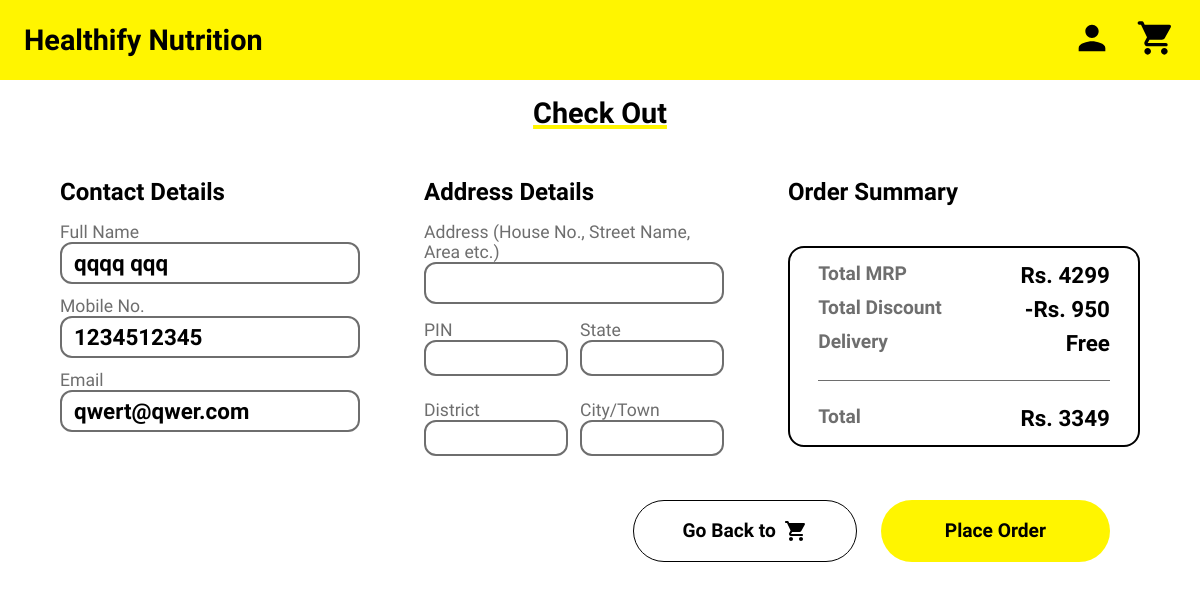
The page /checkout (signed in) on the database as committed earlier.
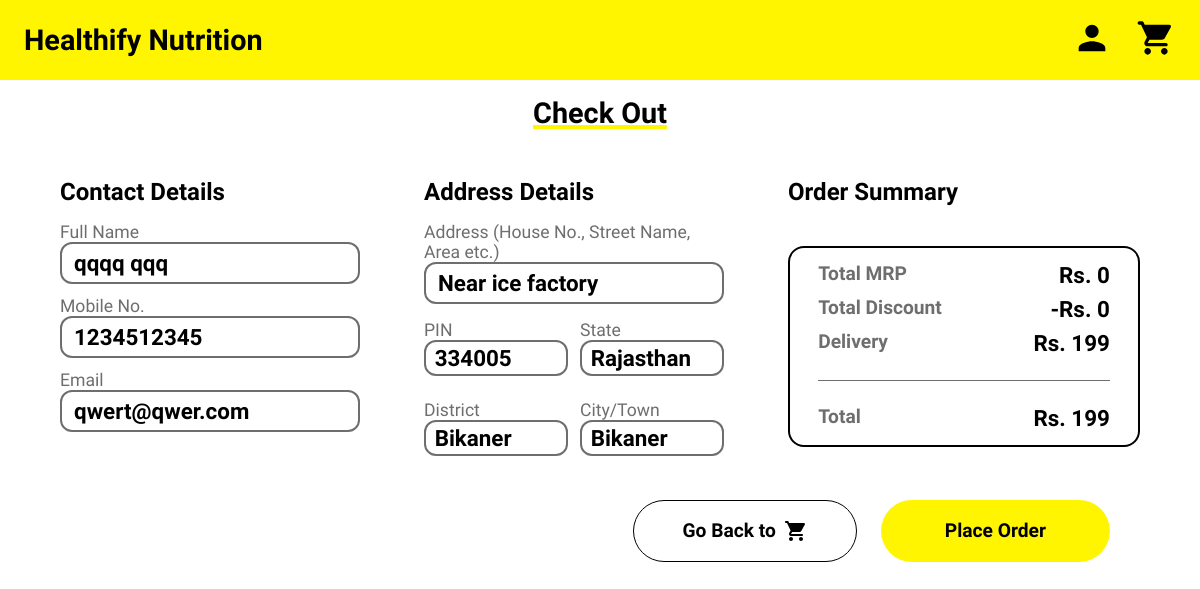
The same page on the database as committed later.
### store/models.py (models this page shows, shortened)
class Cart(models.Model):
    user = models.ForeignKey(Customer, on_delete=models.CASCADE)
    product = models.ForeignKey(Product, on_delete=models.CASCADE)
    qty = models.IntegerField(default=1)
    @staticmethod
    def get_cart_products(customer):
        return Cart.objects.filter(user = customer)

class Product(models.Model):
    prod_name = models.CharField(max_length=50)
    category = models.ForeignKey(Category, on_delete=models.CASCADE)
    brand = models.ForeignKey(Brand, on_delete=models.CASCADE)
    flavour = models.ForeignKey(Flavour, on_delete=models.CASCADE)
    qty = models.ForeignKey(Quantity, on_delete=models.CASCADE)
    mrp = models.PositiveSmallIntegerField()
    selling_price = models.PositiveSmallIntegerField()
    stock = models.PositiveSmallIntegerField()

class Address_Book(models.Model):
    user = models.ForeignKey(Customer, on_delete=models.CASCADE)
    address = models.CharField(max_length=200)
    pin = models.CharField(max_length=7)
    state = models.CharField(max_length=50)
    district = models.CharField(max_length=50)
    city = models.CharField(max_length=50)
    @staticmethod
    def is_address_exists(customerid):
        return Address_Book.objects.filter(user=customerid).exists( )
    @staticmethod
    def get_customer_address(customerid):
        return Address_Book.objects.filter(user=customerid).order_by('-id')[0]

### hfnutrition/views.py (the view, shortened to what this page needs)
# urls.py: path('checkout', CheckOut.as_view(), name="checkout"),
class CheckOut(View):
    @method_decorator(auth_middleware)
    def get(self, request):
        data = {
            'title': "Healthify Nutrition"
        }
        if request.session.get('customer_email') or request.session.get('customer_phone'):
            user_logged_in = True
        else:
            user_logged_in = False
        if user_logged_in:
            if request.session.get('customer_email'):
                customer_email = request.session['customer_email']
                customer = Customer.get_customer_by_contact(customer_email)
            elif request.session.get('customer_phone'):
                customer_phone = request.session['customer_phone']
                customer = Customer.get_customer_by_contact(customer_phone)
            data['customer'] = customer
            if Address_Book.is_address_exists(customer):
                data['address'] = Address_Book.get_customer_address(customer)
        if user_logged_in:
            data['cart_products'] = Cart.get_cart_products(customer)
        else:
            if request.session.get('cart'):
                session_cart = request.session.get('cart')
                cart_prod_ids=list(session_cart.keys())
                data['cart_products'] = Product.get_product_by_id(list(session_cart.keys()))
        return render(request, "checkout.html", data)

### store/models.py (called while the page is built)
    @staticmethod
    def get_customer_by_contact(email):
        if '@' in email:
            return Customer.objects.filter(email = email)[0]
        else:
            return Customer.objects.filter(phone = email)[0]

### store/templatetags/cart.py (called while the page is built)
@register.filter(name="total_cart_price_1")
def total_cart_price_1(cart):
    sum = 0
    for p in cart:
        sum += p.product.selling_price * p.qty
    return sum

@register.filter(name="total_cart_mrp_1")
def total_cart_mrp_1(cart):
    sum = 0
    for p in cart:
        sum += p.product.mrp * p.qty
    return sum

@register.filter(name="total_discount_1")
def total_discount_1(cart):
    t_mrp = total_cart_mrp_1(cart)
    t_price = total_cart_price_1(cart)
    return t_mrp-t_price

### templates/checkout.html (shortened to what the changed rows need)
<!DOCTYPE html>
<html lang="en">
<head>
    <link rel="stylesheet" href="/static/css/header.css">
    <link rel="stylesheet" href="/static/css/checkout.css">
</head>
<body>
    {% load cart %}
    {% include "header.html" %}
    <h1 id="page-title">Check Out</h1>
    <div id="checkout-form-container">
        <div id="contact-details" class="checkout-form-sub-container">
            <h2>Contact Details</h2>
        </div>
        <div id="address-details" class="checkout-form-sub-container">
            <h2>Address Details</h2>
            <form action="/checkout" method="post">
            <div class="form-field">
                <label for="address">Address (House No., Street Name, Area etc.)</label>
                <input required type="text" name="address" value="{{address.address}}">
            </div>
            <div class="address-sub">
                <div class="address-sub-1">
                    <div class="form-field form-field2">
                        <label for="pin">PIN</label>
                        <input required type="number" name="pin" value="{{address.pin}}">
                    </div>
                    <div class="form-field form-field2">
                        <label for="state">State</label>
                        <input required type="text" name="state" value="{{address.state}}">
                    </div>
                </div>
                <div class="address-sub-1">
                    <div class="form-field form-field2">
                        <label for="district">District</label>
                        <input required type="text" name="district" value="{{address.district}}">
                    </div>
                    <div class="form-field form-field2">
                        <label for="city">City/Town</label>
                        <input required type="text" name="city" value="{{address.city}}">
                    </div>
                </div>
            </div>
        </div>
         <div id="order-summary-section">
            <h2>order summary</h2>
            <div id="order-summary">
                <div class="order-summary-row">
                    <h3 class="order-summary-row-label">Total MRP</h3>
                    <h3 class="order-summary-row-value">Rs.
                        {{cart_products|total_cart_mrp_1}}
                    </h3>
                </div>
                <div class="order-summary-row">
                    <h3 class="order-summary-row-label">Total Discount</h3>
                    <h3 class="order-summary-row-value"> -Rs.
                        {{cart_products|total_discount_1}}
                    </h3>
                </div>
                <div class="order-summary-row">
                    <h3 class="order-summary-row-label">Delivery</h3>
                    <h3 class="order-summary-row-value">
                            {% if cart_products|total_cart_price_1 > 2000 %}
                            Free
                            {% else %}
                            Rs. 199
                            {% endif %}
                    </h3>
                </div>
                <div class="order-summary-row">
                    <h3 class="order-summary-row-label">Total</h3>
                    <h3 class="order-summary-row-value">Rs.
                        {% if cart_products|total_cart_price_1 > 2000 %}
                        {{cart_products|total_cart_price_1}}
                        {% else %}
                        {{cart_products|total_cart_price_1|add:199}}
                        {% endif %}
                    </h3>
                </div>
            </div>
        </div>
    </div>
</body>
</html>

Rows that differ between the two databases and show on the page:
removed Cart: product+qty "4299", product+qty "950", product+qty "3349"
added Address_Book: address "Near ice factory", pin "334005", state "Rajasthan", district "Bikaner", city "Bikaner"
Other text that changed with them:
{{ cart_products|total_cart_mrp_1 }}: (not shown) → "0"
{{ cart_products|total_discount_1 }}: (not shown) → "0"
{{ cart_products|total_cart_price_1|add:199 }}: (not shown) → "199"
text no longer shown: "Free"
text now shown: "Rs. 199"
